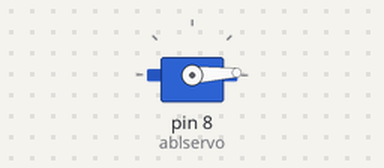
Simulated run of this sketch. Board: Arduino Uno, built with avr-gcc and run on an emulated ATmega328P. On the bench: servo.

Above: at 0.05 s.
At 1.3 s:
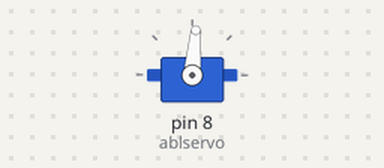
At 2.6 s:
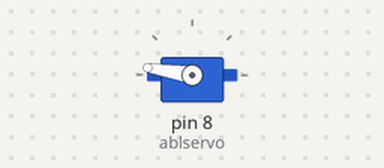
At 5.2 s:
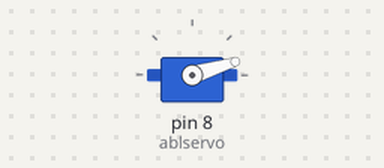
Timing chart, 0 to 7.1 s (numbered marks = the images above):
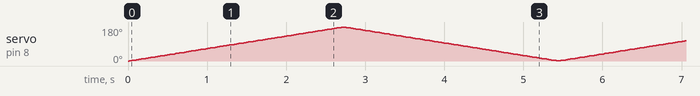

The sketch:

servowithForLoop.ino
```cpp
#include <Servo.h>

Servo ablservo;
int pos = 0;
void setup() {
ablservo.attach(8);

}

void loop() {

  for(pos = 0;pos<=179;pos++)
  {
    ablservo.write(pos);
    delay(15);
  }
  for(pos =180;pos>=1;pos--)
  {
    ablservo.write(pos);
    delay(15);
  }

}
```
